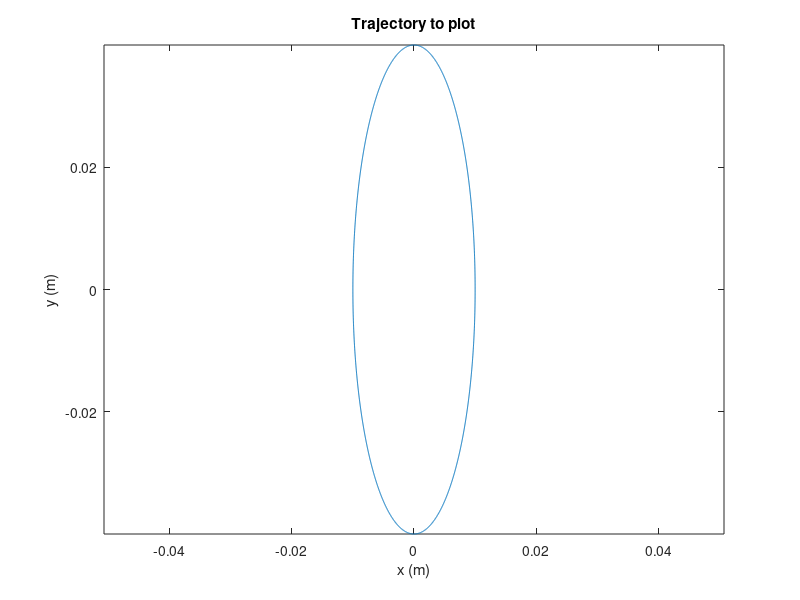
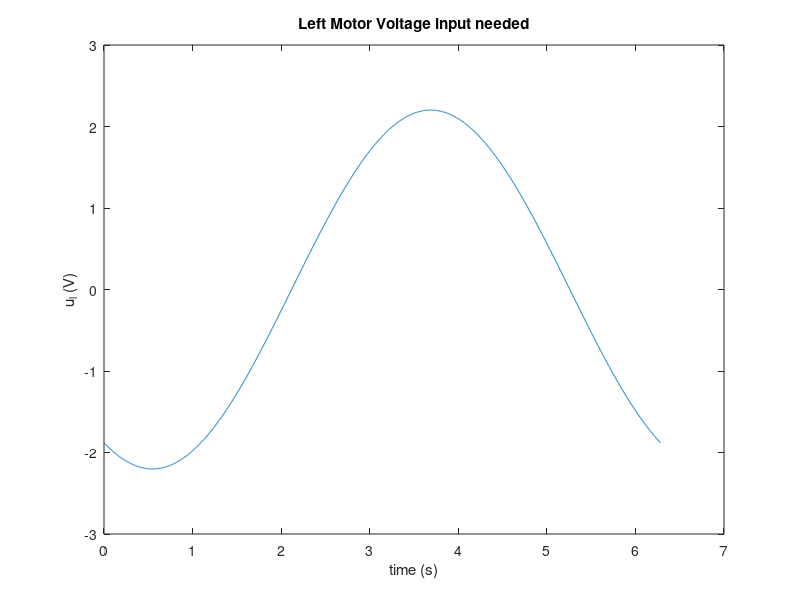
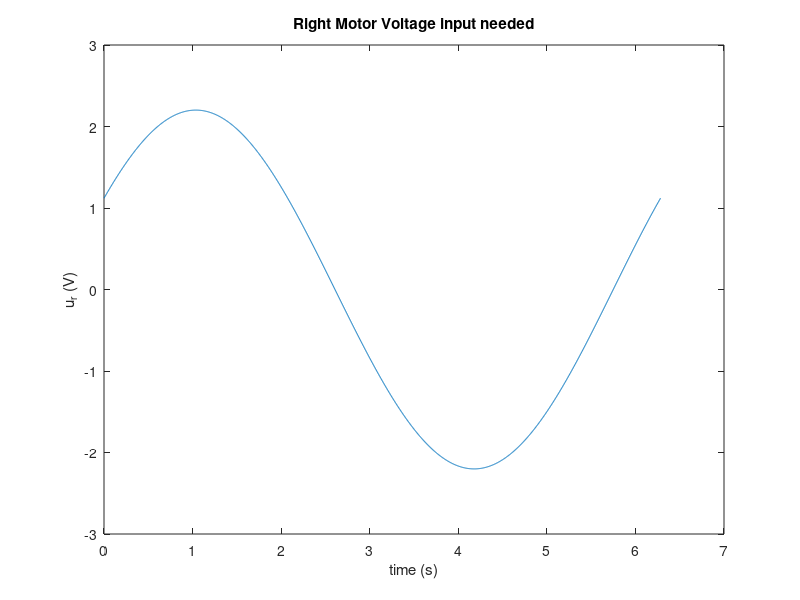

These figures' MATLAB source, in order:
rm = 1; %Motor radius
Km = 5; %Motor constant
Jm = 7; %Motor Inertia
Lm = 10; %Motor induction
Rm = 20; %Motor resistor
mu_rad_one = 1; %radial damping per bearing
mu_rad = 4 * mu_rad_one; %net radial damping per chord
bx = 1; %linear bearing x damping
by = 1; %linear bearing y damping
m = 1; %mass of print head

radial_x = (bx*rm*rm)/4;
radial_y = (by*rm*rm)/4;
head_m = (m*rm*rm)/4;

P = (-mu_rad-radial_y-radial_x)/(Jm + head_m);
Q = (-radial_x+radial_y)/(Jm+head_m);
Km_dash = Km/(Jm+head_m);


%State Space for x

A_x = [0 1 0; 0 (P+Q) rm*Km_dash; 0 -(Km/(rm*Lm)) -(Rm/Lm)];
B_x = [0; 0; 1/Lm];
C_x = [1 0 0];
D_x = 0;

%State Space for y

A_y = [0 1 0; 0 (P-Q) rm*Km_dash; 0 -(Km/(rm*Lm)) -(Rm/Lm)];
B_y = [0; 0; 1/Lm];
C_y = [1 0 0];
D_y = 0;

%%---PLOTTING---%%
%%----ELLIPSE---%%

rx = 0.01; %Semi x axis
ry = 0.04; %Semi y axis
xc = 0; %x coordinate of centre
yc = 0; %y coordinate of centre
w = 1; %angular frequency

Tend = 2*pi/w;
N = 2000;
t = linspace(0,Tend,N);

%parametric equations for circle
x = xc + rx*cos(w*t);
x_dot = -rx*w*sin(w*t);
x_dot_dot = -rx*w*w*cos(w*t);
x_dot_dot_dot = rx*w*w*w*sin(w*t);

y = yc + ry*sin(w*t);
y_dot = ry*w*cos(w*t);
y_dot_dot = -ry*w*w*sin(w*t);
y_dot_dot_dot = -ry*w*w*w*cos(w*t);

x_coeff_1 = Lm/(rm*Km_dash);
x_coeff_2 = ((Rm - (P+Q)*Lm)/(rm*Km_dash));
x_coeff_3 = ((Rm*(P+Q))/(rm*Km_dash) - Km/rm);

ux = x_coeff_1*x_dot_dot_dot + x_coeff_2*x_dot_dot + x_coeff_3*x_dot;

y_coeff_1 = Lm/(rm*Km_dash);
y_coeff_2 = ((Rm - (P-Q)*Lm)/(rm*Km_dash));
y_coeff_3 = ((Rm*(P-Q))/(rm*Km_dash) - Km/rm);

uy = y_coeff_1*y_dot_dot_dot + y_coeff_2*y_dot_dot + y_coeff_3*y_dot;

%convert to actual motor voltage

ul = ux + uy;
ur = ux - uy;

%%Circle Plot
figure;
plot(x, y);
axis equal;
xlabel('x (m)');
ylabel('y (m)');
title("Trajectory to plot");

%%Inputs

figure;
plot(t,ul);
xlabel('time (s)');
ylabel('u_l (V)');
title("Left Motor Voltage input needed");

figure;
plot(t,ur);
xlabel('time (s)');
ylabel('u_r (V)');
title("Right Motor Voltage input needed");
